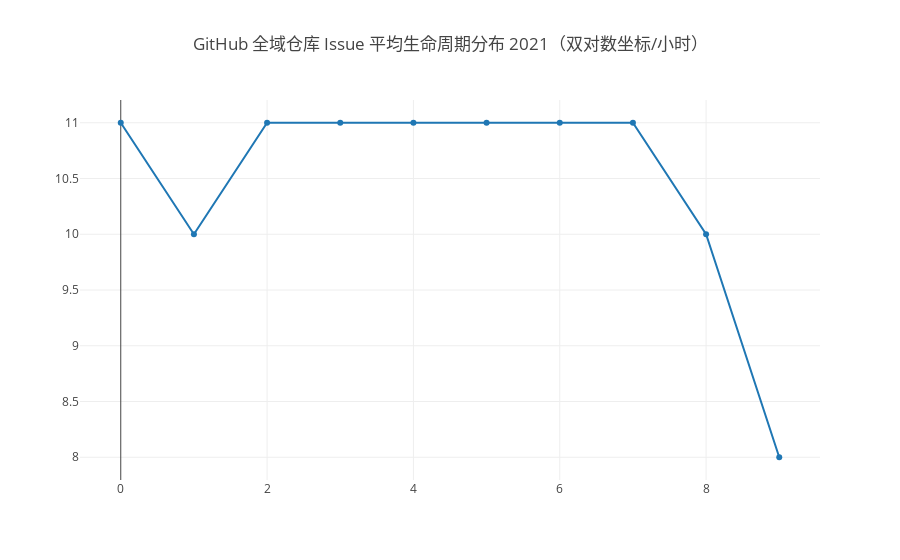

Notebook code cell kept with this figure:
### Markdown cell above
### Issue 平均生命周期

### Code cell
openDigger.driver.clickhouse.query(`
SELECT floor(log(COUNT(repo_id))) AS repo_count_log, floor(log(issue_lifetime_hour_avg)) AS issue_lifetime_hour_avg_log FROM
    (SELECT repo_id, ceil(avg(dateDiff('hour', issue_created_at, issue_closed_at))) AS issue_lifetime_hour_avg
    FROM github_log.events
    WHERE type='IssuesEvent' AND action='closed' AND toYear(issue_created_at)=${year}
    GROUP BY repo_id
    HAVING issue_lifetime_hour_avg > 0)
GROUP BY issue_lifetime_hour_avg_log
ORDER BY issue_lifetime_hour_avg_log
`).then(data => {
    openDigger.render.plotly([{
        x: data.map(d => d.issue_lifetime_hour_avg_log),
        y: data.map(d => d.repo_count_log),
        name: 'log(仓库数量)'
    }], {title: `GitHub 全域仓库 Issue 平均生命周期分布 ${year}（双对数坐标/小时）` })
});

### Figure 1 — Plotly figure (JSON) as saved in the notebook; plotly's stock layout.template omitted (floating-point values rounded to 4 significant figures)
{"data": [{"name": "log(仓库数量)", "x": [0, 1, 2, 3, 4, 5, 6, 7, 8, 9], "y": [11, 10, 11, 11, 11, 11, 11, 11, 10, 8]}], "layout": {"autosize": true, "title": {"text": "GitHub 全域仓库 Issue 平均生命周期分布 2021（双对数坐标/小时）"}, "xaxis": {"autorange": true, "range": [-0.535, 9.535], "type": "linear"}, "yaxis": {"autorange": true, "range": [7.752, 11.25], "type": "linear"}}}
